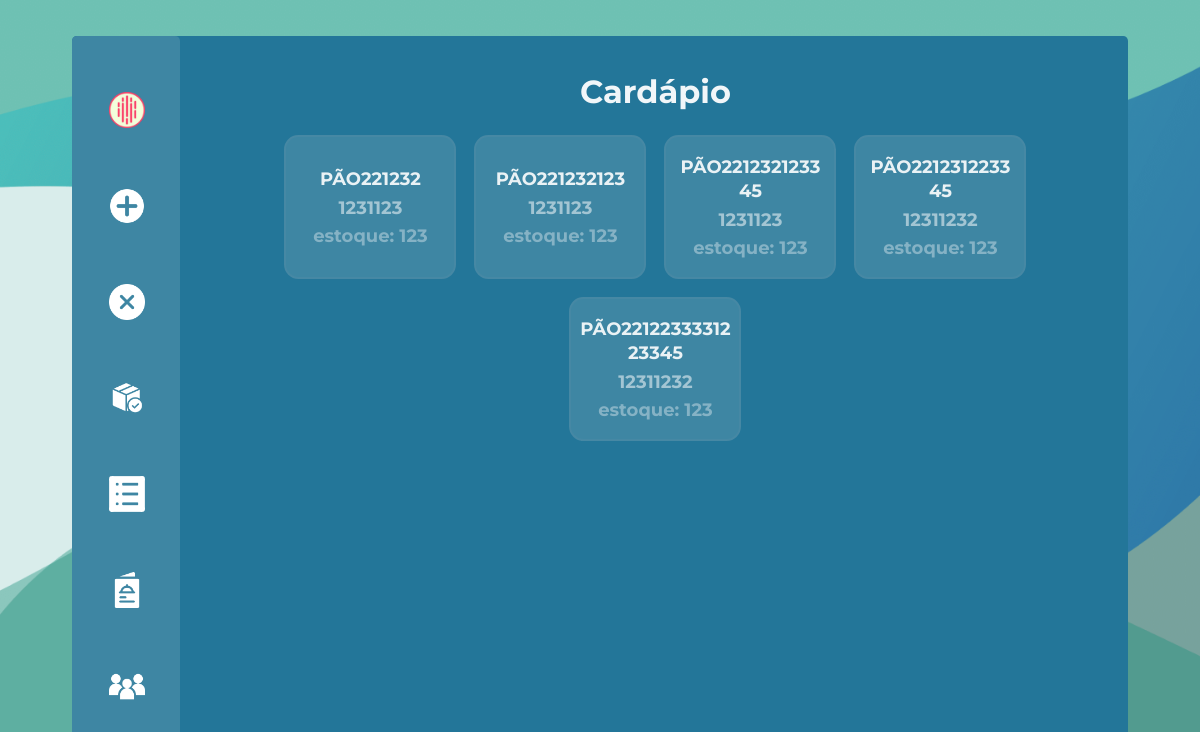
Before: /cardapio_adm with the older database file.
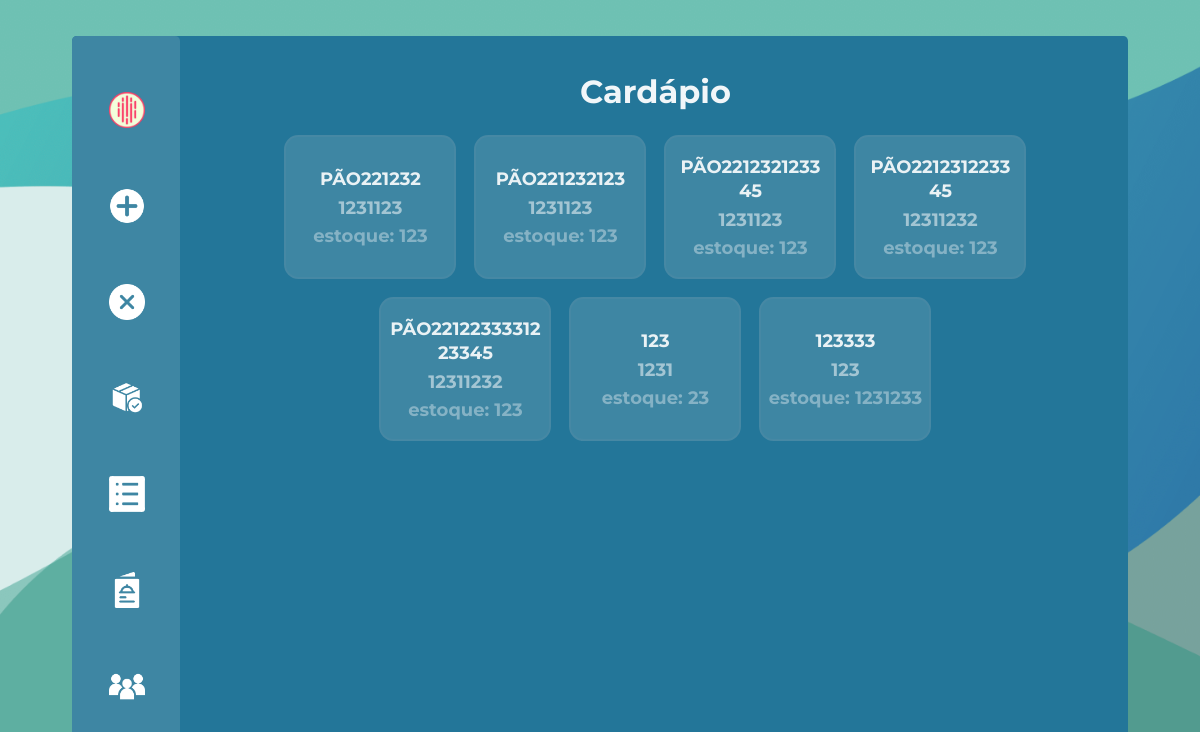
After: the same page with the newer database file.
### projeto/models.py (models this page shows)
class Produto(db.Model):
    id = db.Column(db.Integer, primary_key = True)
    lanche = db.Column(db.String(length=30), nullable=False)
    valor = db.Column(db.Integer, nullable=False)
    quantidade = db.Column(db.Integer, nullable=False)

### projeto/routes.py (the view)
@app.route("/cardapio_adm")
def cardapio_adm():
    return render_template("cardapioAdm.html", produtos = Produto.query.filter(Produto.quantidade>0).all())

### projeto/templates/cardapioAdm.html (shortened to what this page needs)
{% extends 'baseAdm.html'%}
{% block conteudo %}
    <div class="cardapioListaSemMargin">
        <h1 class="textAlign">Cardápio</h1>
        <div class="produtosEscolherRemover">
        {% for produto in produtos %}
                        {% if produto.quantidade>0 %}
                        <div class="boxChoseLanche">
                            <h1>{{produto.lanche}}</h1>
                            <h2>{{produto.valor}}</h2>
                            <h3 class="estoquetxt">estoque: {{produto.quantidade}}</h3>
                        </div>
                        {% endif %}
                    {%endfor%}
    </div>
</div>
{% endblock %}

Changed rows visible on the page:
added Produto: lanche "123", valor "1231", quantidade "23"
added Produto: lanche "123333", valor "123", quantidade "1231233"
